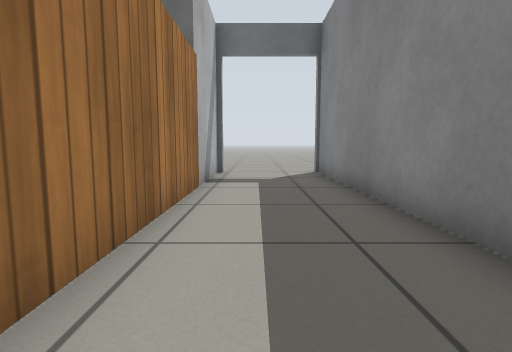
[1] (above)

16 first-person views from a walk through a robot-simulator world made for Gazebo. The camera is 0.5 m above the floor, tilts 6° down and sees 80° across. The floor is counted in squares, 0.5 m on a side. Each view is taken from the middle of a square. On the plan, view 1 faces up. The plan holds only what a view shows up to about 12 squares ahead; the rest is blank. The place goes on beyond the plan. Gazebo's built-in surfaces are drawn with simple patterns.

[2]
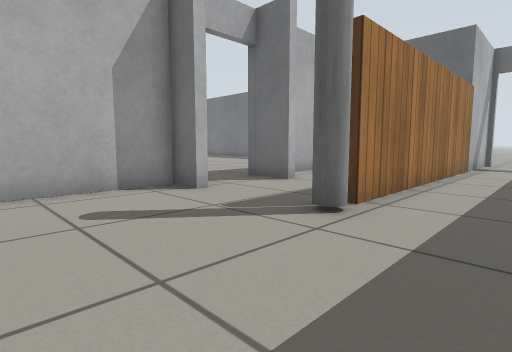

[3]
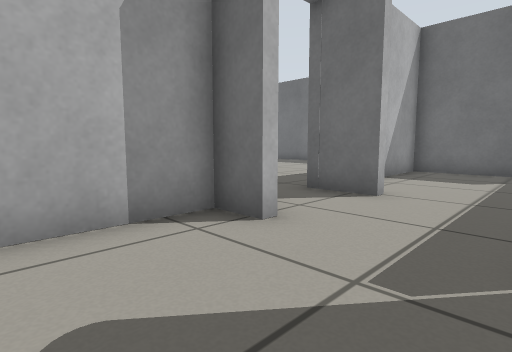

[4]
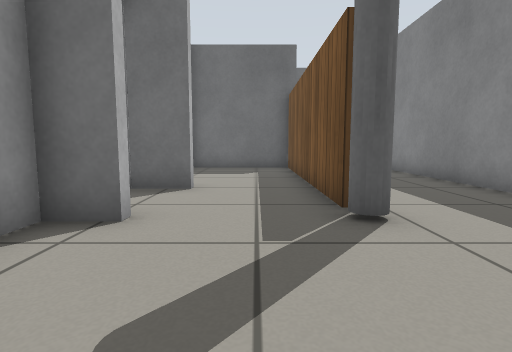

[5]
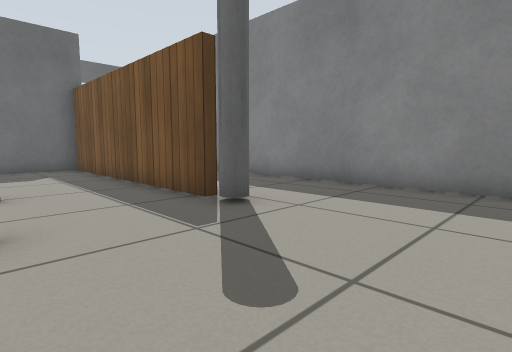

[6]
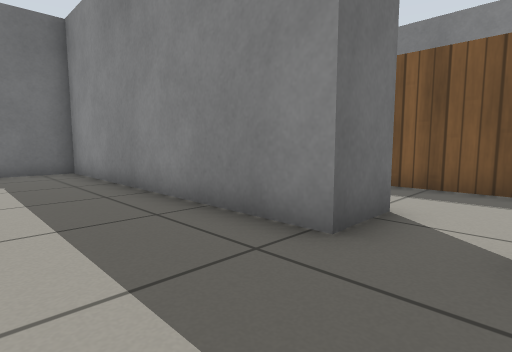

[7]
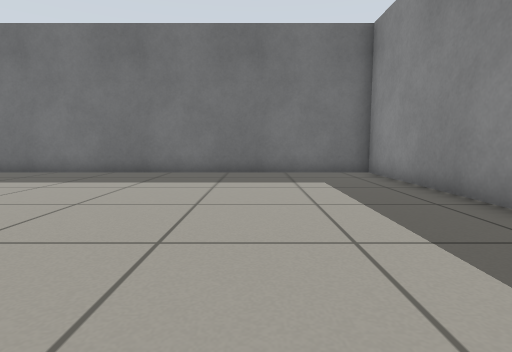

[8]
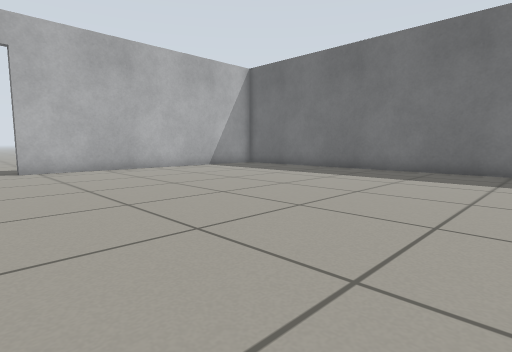

[9]
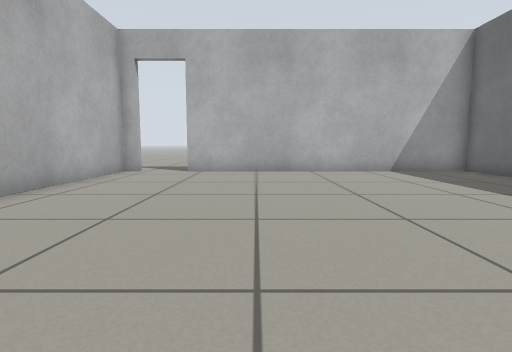

[10]
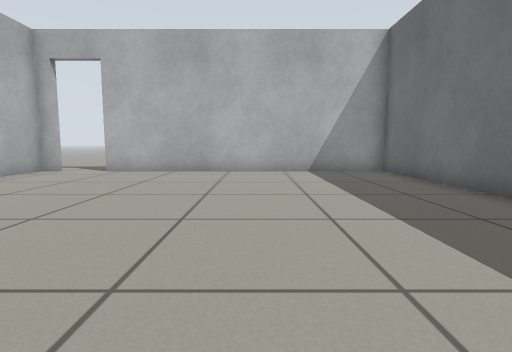

[11]
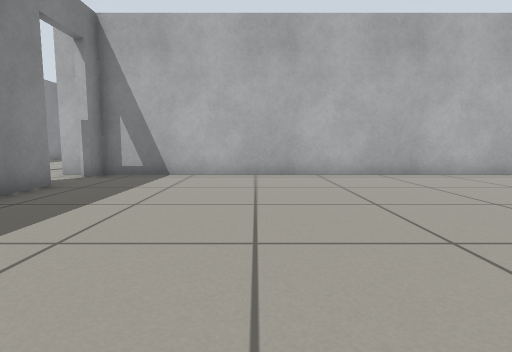

[12]
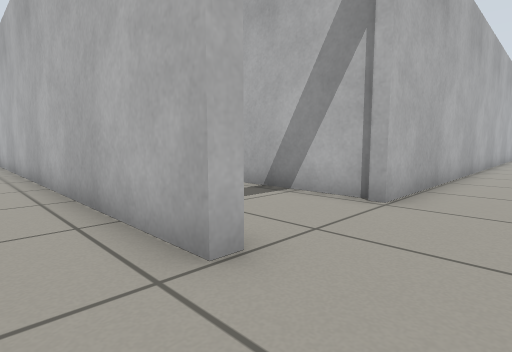

[13]
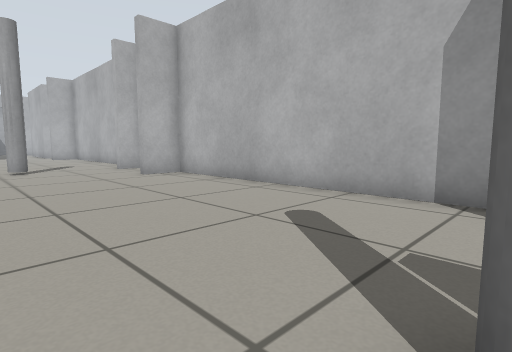

[14]
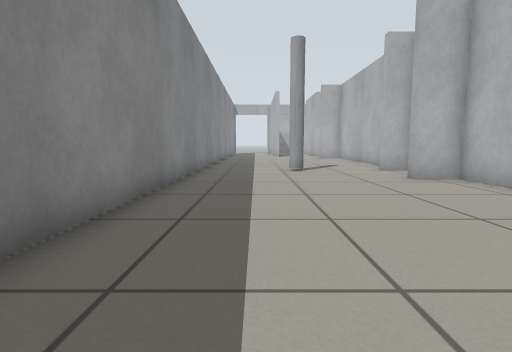

[15]
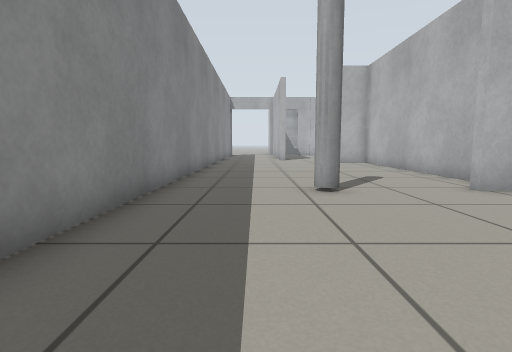

[16]
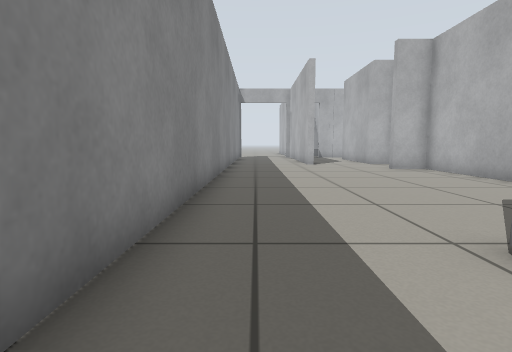

### Floor plan
Points are (right, up) in squares from view 1. A wall is a line through its corners. A room is listed if a view was taken in it or the views show most of it. See-through windows are left out.
Room 1 (views 1, 2, 3, 4, 5, 13, 14, 15, 16)
walls: (-5.7, -14.4) (-4.7, -14.4); (-5.4, -1.8) (-4.7, -1.8) (-4.7, -2.1) (-5.8, -2.1) (-5.8, -11.6) (-4.4, -11.6) (-4.4, -12); (-5.8, -16.1) (-5.8, -24.2) (-4.4, -24.2); (-4.4, 1.1) (-4.4, 0.7) (-6.1, 0.7); (2.2, -24.1) (2.2, 10.9); (-1.3, 6.9) (-5.8, 6.9) (-5.8, 2.8); (-1.3, 10.9) (-1.3, -1.3) (-1.6, -1.3) (-1.6, 6.9)
ways out: open door at (-6, -0.5) to room 2; open door at (0.5, 11) to room 3; open door at (-6, -12.5)
objects: grey pole (-2, -15) to (-1, -14); grey pole (-2, -2) to (-1, -2)
Room 2 (views 6, 7, 8, 9, 10, 11)
walls: (-6.1, 0.7) (-6.1, 10.6) (-24.2, 10.7) (-24.2, 0.5); (-24.2, -1.3) (-24.2, -1.8) (-6.1, -1.8) (-6.1, -1)
ways out: open door at (-6, -0.5) to room 1; open door at (-24, -0.5)
Room 3 (view 12)
walls: (2.5, 10.9) (2.5, -2.7); (-11.4, 11) (-1.3, 10.9)
low walls: (2.2, 10.9) (2.5, 10.9)
ways out: open door at (0.5, 11) to room 1

Positions as (right, up) in squares from view 1, and headings:
1: (0, 0), facing up
2: (1, -6), facing up-left
3: (-2, -5), facing up-left
4: (-3, -6), facing up
5: (-5, -6), facing up-right
6: (-9, -1), facing up-right
7: (-10, 0), facing up
8: (-12, -1), facing up-left
9: (-13, 3), facing left
10: (-13, 6), facing left
11: (-11, 8), facing down
12: (4, 13), facing down-left
13: (0, -2), facing down-left
14: (0, -3), facing down
15: (0, -8), facing down
16: (1, -12), facing down
